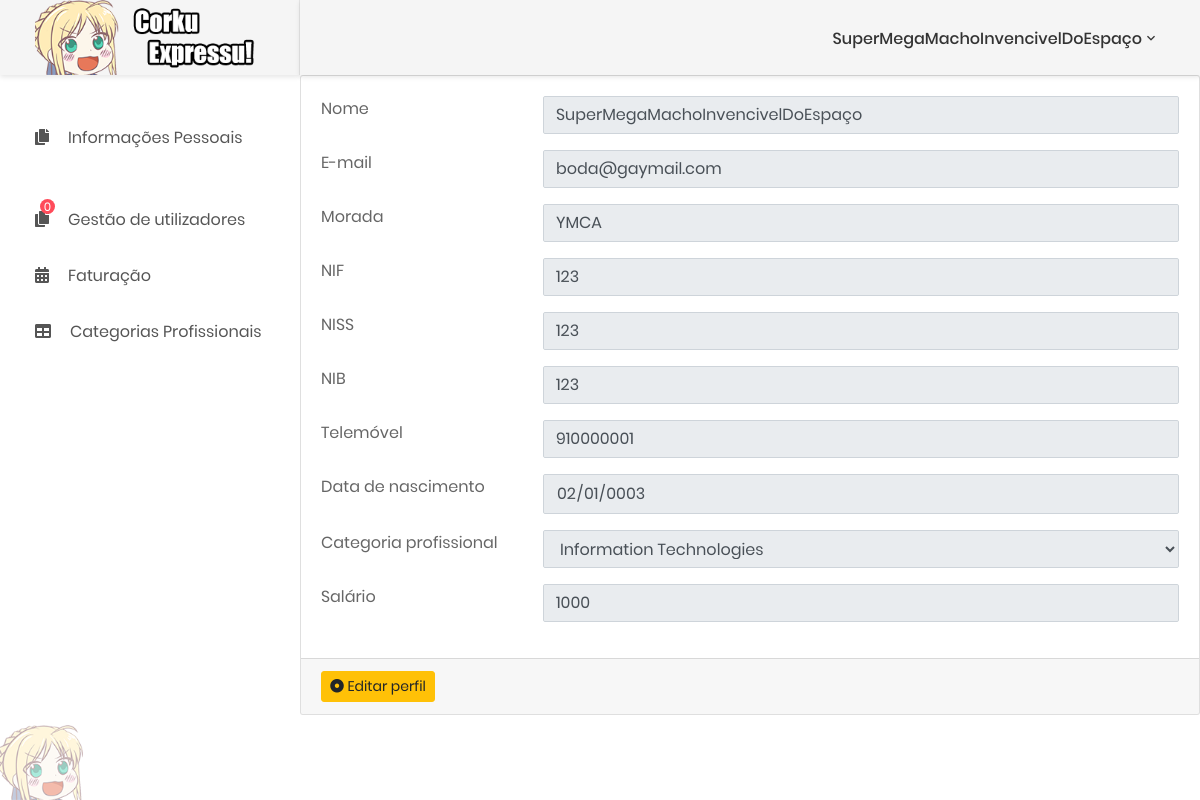
The app's page /platform.php (signed in), older data.
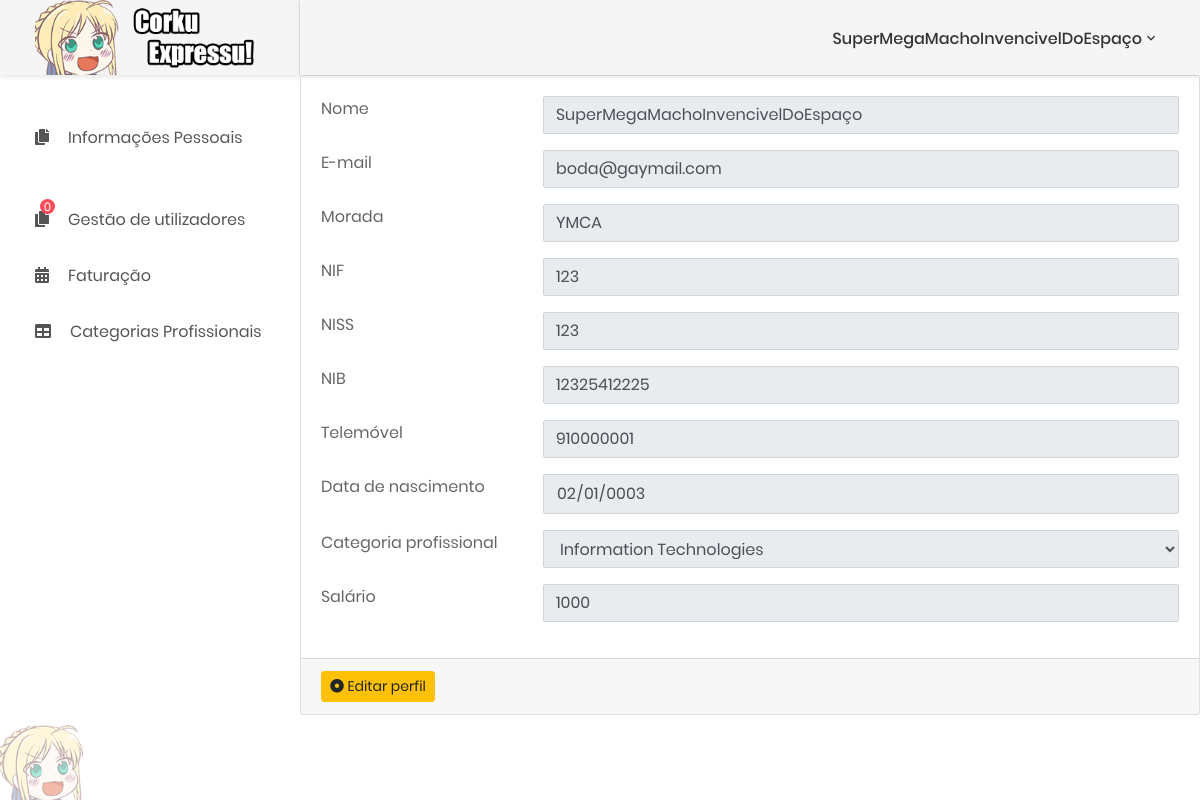
The same page, newer data.
### tables this page shows
CREATE TABLE `utilizador` (
  `id_users` int(11) NOT NULL,
  `nome_users` varchar(50) NOT NULL,
  `email` varchar(50) NOT NULL,
  `morada` varchar(100) NOT NULL,
  `nif` varchar(11) NOT NULL,
  `niss` varchar(13) NOT NULL,
  `nib` varchar(23) NOT NULL,
  `telemovel` varchar(9) NOT NULL,
  `datanasc` date NOT NULL,
  `id_catprof` int(11) NOT NULL,
  `salario` double NOT NULL,
  `password` varchar(16) NOT NULL
);

### fragments/profile.php (the view, shortened to what the changed rows need)
<form method="post">
   <div class="card">
       <div class="card-body card-block">
           <form action="" method="post" enctype="multipart/form-data" class="form-horizontal">
             <?php
              include 'connections/conn.php';
              $edit = mysqli_fetch_array(mysqli_query($conn, "SELECT * from utilizador where id_users = '$_SESSION[iduser]'"));
             ?>
               <div class="row form-group">
                   <div class="col col-md-3">
                       <label for="text-input" class=" form-control-label">Nome</label>
                   </div>
                   <div class="col-12 col-md-9">
                       <input type="text" id="text-input" name="nome_users" placeholder="Nome do colaborador" class="form-control" value="<?php echo ''.$edit["nome_users"].''?>" disabled>
                   </div>
               </div>
               <div class="row form-group">
                   <div class="col col-md-3">
                       <label for="email-input" class=" form-control-label">E-mail</label>
                   </div>
                   <div class="col-12 col-md-9">
                       <input type="email" id="email-input" name="email" placeholder="nomedocolaborador.numerodocolaborador@empresa.pt" class="form-control" value="<?php echo ''.$edit["email"].''?>"disabled>
                   </div>
               </div>
               <div class="row form-group">
                   <div class="col col-md-3">
                       <label for="text-input" class=" form-control-label">Morada</label>
                   </div>
                   <div class="col-12 col-md-9">
                       <input type="text" id="text-input" name="morada" placeholder="Morada do colaborador" class="form-control"value="<?php echo ''.$edit["morada"].''?>"disabled>
                   </div>
               </div>
               <div class="row form-group">
                   <div class="col col-md-3">
                       <label for="text-input" class=" form-control-label">NIF</label>
                   </div>
                   <div class="col-12 col-md-9">
                       <input type="text" id="text-input" name="nif" placeholder="NIF do colaborador" class="form-control" value="<?php echo ''.$edit["nif"].''?>"disabled>
                   </div>
               </div>
               <div class="row form-group">
                   <div class="col col-md-3">
                       <label for="text-input" class=" form-control-label">NISS</label>
                   </div>
                   <div class="col-12 col-md-9">
                       <input type="text" id="text-input" name="niss" placeholder="NISS do colaborador" class="form-control" value="<?php echo ''.$edit["niss"].''?>"disabled>
                   </div>
               </div>
               <div class="row form-group">
                   <div class="col col-md-3">
                       <label for="text-input" class=" form-control-label">NIB</label>
                   </div>
                   <div class="col-12 col-md-9">
                       <input type="text" id="text-input" name="nib" placeholder="NIB do colaborador" class="form-control" value="<?php echo ''.$edit["nib"].''?>"disabled>
                   </div>
               </div>
               <div class="row form-group">
                   <div class="col col-md-3">
                       <label for="text-input" class=" form-control-label">Telemóvel</label>
                   </div>
                   <div class="col-12 col-md-9">
                       <input type="tel" id="text-input" name="telemovel" placeholder="900000" class="form-control" value="<?php echo ''.$edit["telemovel"].''?>"disabled>
                   </div>
               </div>
               <div class="row form-group">
                   <div class="col col-md-3">
                       <label for="text-input" class=" form-control-label">Data de nascimento</label>
                   </div>
                   <div class="col-12 col-md-9">
                       <input type="date" id="text-input" name="datanasc" placeholder="" class="form-control" value="<?php echo ''.$edit["datanasc"].''?>"disabled>
                   </div>
               </div>
               <div class="row form-group">
                   <div class="col col-md-3">
                       <label for="select" class=" form-control-label">Categoria profissional</label>
                   </div>
                   <div class="col-12 col-md-9">
                       <select name="id_catprof" id="select" class="form-control" value="<?php echo ''.$edit["id_catprof"].''?>" disabled>
                         <?php
                         include 'connections/conn.php';
                           $opcoes = mysqli_query($conn, "SELECT id_catprof, nome_catprof from categprofissional where id_catprof = '$edit[id_catprof]'");
                           while($eopcoes = mysqli_fetch_array($opcoes)){
                             echo'<option value="'.$eopcoes["id_catprof"].'">'.$eopcoes["nome_catprof"].'</option>';
                           }
                         ?>
                       </select>
                   </div>
               </div>
               <div class="row form-group">
                   <div class="col col-md-3">
                       <label for="text-input" class=" form-control-label">Salário</label>
                   </div>
                   <div class="col-12 col-md-9">
                       <input type="number" id="text-input" min="1" step="any" name="salario" placeholder="900000" class="form-control"value="<?php echo ''.$edit["salario"].''?>"disabled>
                   </div>
               </div>
           </form>
       </div>
       <div class="card-footer">
         <a href="?an=6">
           <button type="submit" class="btn btn-warning btn-sm" name="submitInfo">
               <i class="fa fa-dot-circle-o"></i> Editar perfil
           </button>
         </a>
       </div>
 </form>

Row changes from the older to the newer data that the page shows:
changed utilizador "SuperMegaMachoInvencivelDoEspaço": nib "123" → "12325412225"
